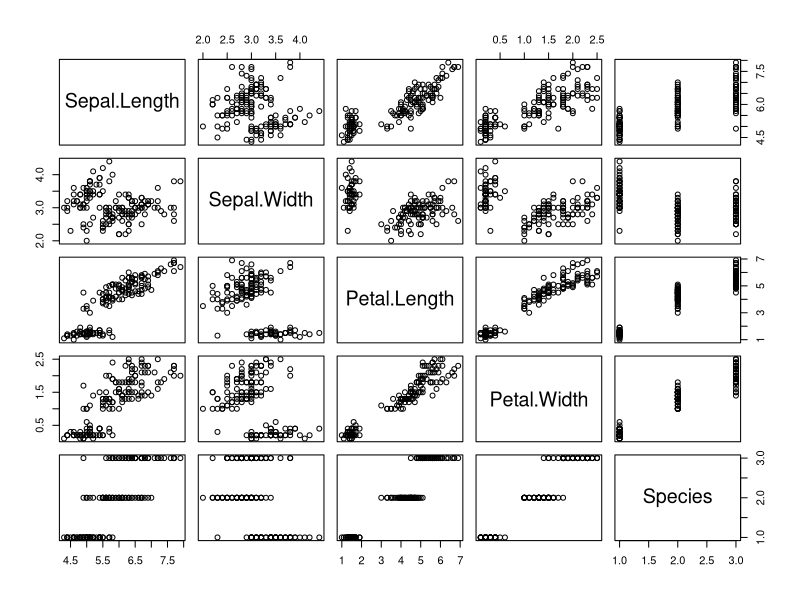
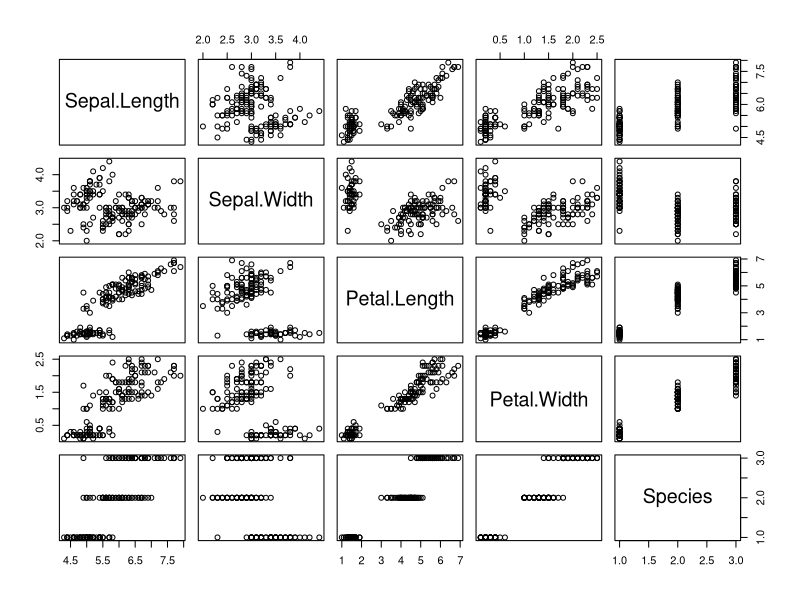
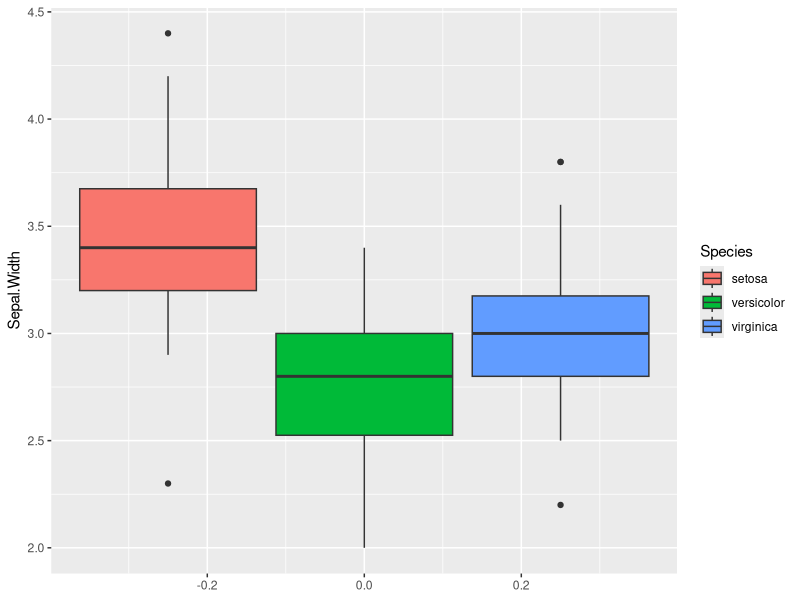
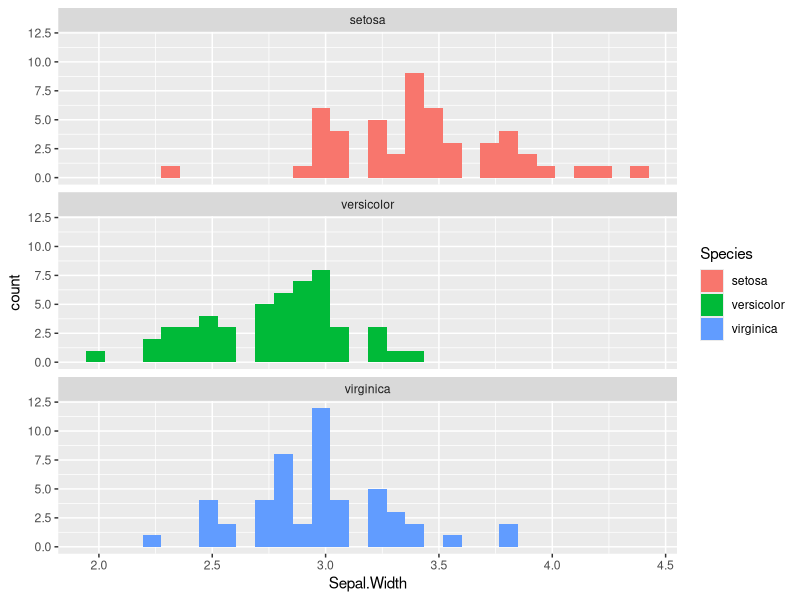
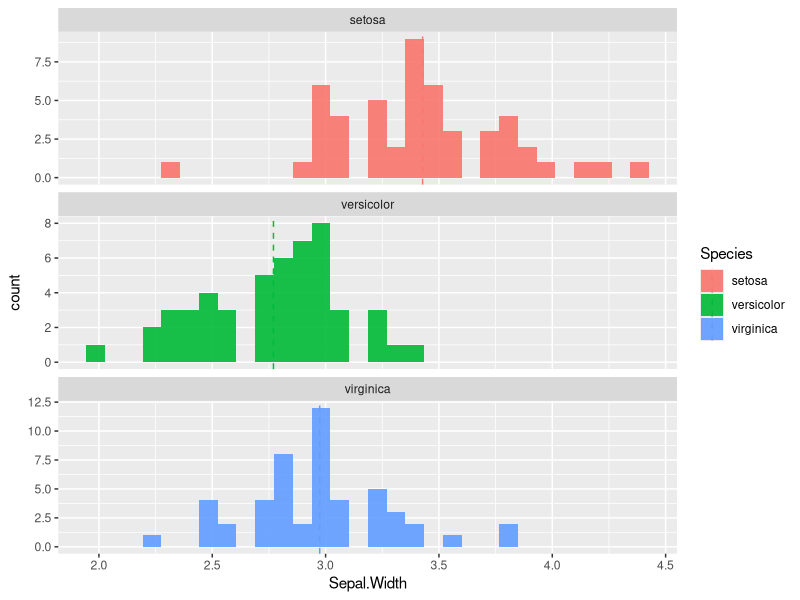
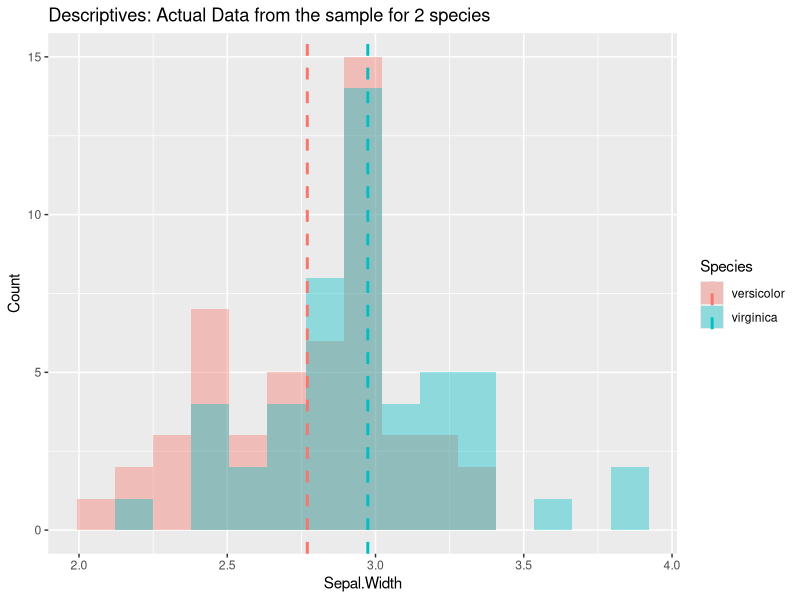
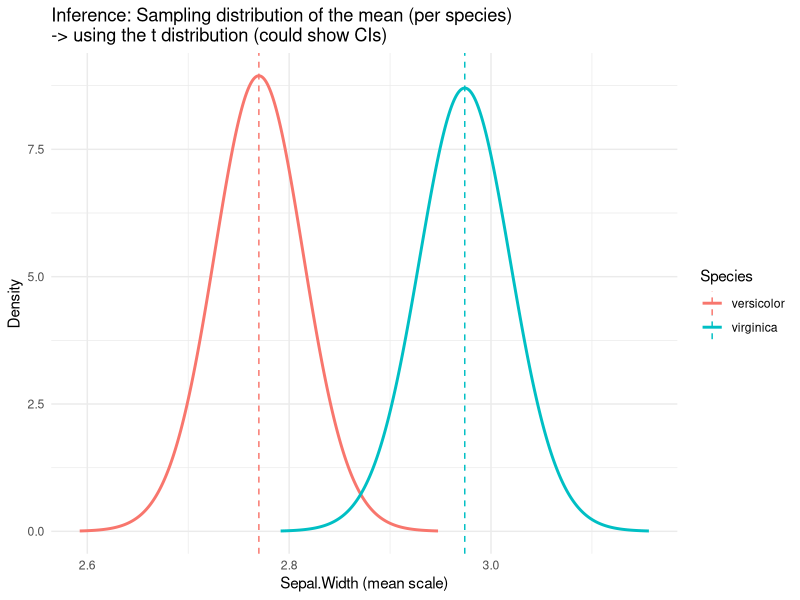
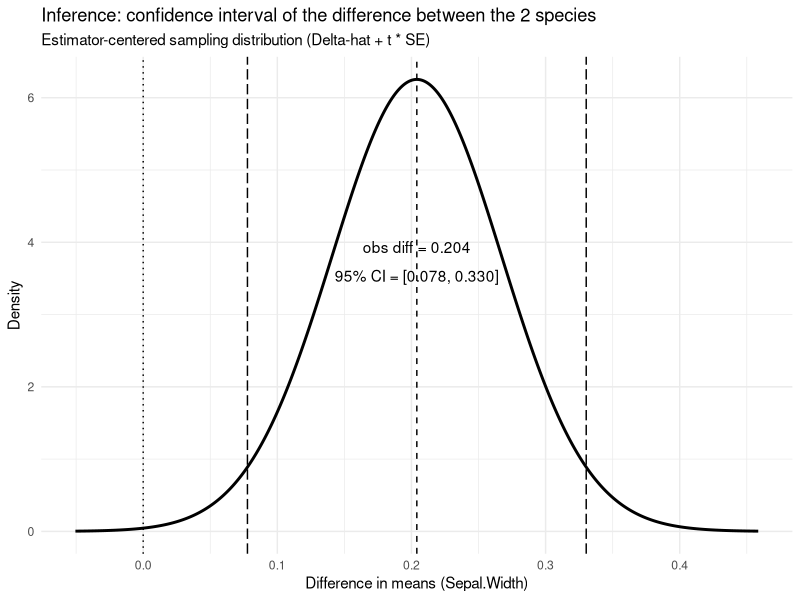

These figures' R source, in order:
library(tidyverse)
library(patchwork) # for plotting 

set.seed(123)

# Confidence Intervals & Hypothesis Testing (Student’s t)

#### Toolbox with main functions ####

##### Confidence Intervals #####

# here, we use the iris dataset as an example 
iris

plot(iris) # there are different species, but we will not consider this in the first part of the example

### One sample distribution: CIs of a mean
# Assumes independent and identically distributed (i.d.d) draws; uses t with length(x)-1 df and sd(x)/sqrt(n).
# t.test(x, conf.level = 0.95) and extract the CI from the test object using $conf.int

ci <- t.test(iris$Sepal.Width, conf.level = 0.95)$conf.int
ci                        # [lower, upper]
ci[1]; ci[2]              # extract bounds

# equivalent to:
x  <- iris$Sepal.Width
n  <- length(x)
m  <- mean(x)
se <- sd(x) / sqrt(n)
tcrit <- qt(0.975, df = n - 1) # similar to qnorm we used last week, this time we use the student distribution instead of a normal distribution
c(m - tcrit*se, m + tcrit*se) # again, c is just a way to create a vector object that contains both numbers. Here we don't store it but just print it

# >> already relevant: the ci is dependent on the distribution we want to draw the z-scores from (and the se calculation) -> assumptions!!

### For a one-sample proportion
# x = number of successes, n = trials
# prop.test(x, n, conf.level = 0.95)$conf.int   # CI with continuity correction
prop.test(1104, 1824, conf.level = 0.95)$conf.int   # >> look at the help function!

### For a two-sample difference in mean
# t.test(x1, x2, var.equal = FALSE)$conf.int
x1 <- c(2, 7, 2, 8, 10, 5)
x2 <- c(5, 8, 7, 9, 10, 10)

# Welch CI (unequal variances, default)
t.test(x1, x2, var.equal = FALSE)$conf.int

# Student (pooled) CI
t.test(x1, x2, var.equal = TRUE)$conf.int

# Welch = no assumption of equal variance;
# Student = assumes equal variance, slightly narrower CI if true.

# paired t.test

# Difference of paired observations, e.g. before vs after
t.test(x1, x2, paired = TRUE)$conf.int
# or
t.test(x1 - x2)$conf.int   # equivalent
# Assumes differences are approximately normal.

##### Hypothesis Testing: Student’s t #####

### One-sample t-test ###
# Tests whether the sample mean differs from a hypothesized population mean (μtest)
# Assumes i.i.d. draws and approximate normality of the sampling distribution.

# t.test(x, mu = μtest)
t.test(iris$Sepal.Width)   # H0: mean = 0, mean = 0, two-sided alternative by default
t.test(iris$Sepal.Width, mu = 3)   # H0: mean = 3, two-sided alternative by default

### Reading the output ###
# >> Each t.test() call reports:
#   t = test statistic t_obs = (mean(x) - μtest) / (sd(x)/√n) for a test with equal variance
#   df = degrees of freedom (n-1)
#   p-value = probability under H₀ (P(|T| ≥ |t_obs|))
#   confidence interval = range of plausible values, (the 95% CI for the mean or mean difference)
#   sample estimates = sample means (or differences)
#
# Note: the CI and the p-value are two views of the same inference.
# If the CI excludes μtest (or 0 for a difference), the p-value < α.

# Check a one-sided alternative:
t.test(iris$Sepal.Width, mu = 3, alternative = "greater")  # H1: mean > 3
t.test(iris$Sepal.Width, mu = 3, alternative = "less")     # H1: mean < 3

# equivalent manual calculation
x  <- iris$Sepal.Width
n  <- length(x)
m  <- mean(x)
se <- sd(x)/sqrt(n)
t_obs <- (m - 3)/se
pval  <- 2*pt(-abs(t_obs), df = n-1)
t_obs; pval

### Two-sample t-tests ###
# Compare means from two independent groups.
# t.test(x1, x2, var.equal = FALSE)  -> Welch test (default, unequal variances)
# t.test(x1, x2, var.equal = TRUE)   -> Student test (equal variances assumed)

x1 <- c(2, 7, 2, 8, 10, 5)
x2 <- c(5, 8, 7, 9, 10, 10)

t.test(x1, x2)                           # Welch two-sided test
t.test(x1, x2, var.equal = TRUE)         # Student (pooled) version

# One-sided alternatives:
t.test(x1, x2, alternative = "greater")  # H1: mean(x1) > mean(x2)
t.test(x1, x2, alternative = "less")     # H1: mean(x1) < mean(x2)

# Equivalent manual computation for Welch’s t
# n1 <- length(x1); n2 <- length(x2)
# s1 <- sd(x1); s2 <- sd(x2)
# m1 <- mean(x1); m2 <- mean(x2)
# SE_diff <- sqrt(s1^2/n1 + s2^2/n2)
# t_obs <- (m1 - m2)/SE_diff
# df_welch <- (s1^2/n1 + s2^2/n2)^2 /
#   ((s1^2/n1)^2/(n1-1) + (s2^2/n2)^2/(n2-1))
# pval <- 2*pt(-abs(t_obs), df = df_welch)
# t_obs; df_welch; pval

### Paired t-test ###
# Used when observations are matched (before–after, twin studies, etc.)
# Tests whether the mean difference (x1 - x2) is zero.

before <- c(3.2, 4.1, 3.8, 3.5, 4.0)
after  <- c(3.6, 4.4, 4.1, 3.7, 4.3)

t.test(before, after, paired = TRUE)     # two-sided by default
t.test(before, after, paired = TRUE, alternative = "greater")  # one-sided

# >> what are the assumptions of all these different tests? t.test with var.equal = T, t.test with var.equal = F?
# -> alternatives can be bootstraps, permutations, or non-parametric tests

# bonus example of a bootstrap ci
B <- 2000
boot_means <- replicate(B, mean(sample(iris$Sepal.Width, replace = TRUE)))
quantile(boot_means, c(0.025, 0.975))         # Percentile CI
# here is a great illustration of a permutation test for 2 samples: https://www.jwilber.me/permutationtest/


#### Comparing samples ####

plot(iris)

# compare populations

iris %>% 
  ggplot(aes(y = Sepal.Width, fill = Species))+
  geom_boxplot()

iris %>% 
  ggplot(aes(x = Sepal.Width, fill = Species))+
  geom_histogram(position = "identity")+
  facet_wrap(~Species, nrow = 3)

means <- iris %>% 
  group_by(Species) %>% 
  summarise(m = mean(Sepal.Width, na.rm = TRUE))

iris %>% 
  ggplot(aes(x = Sepal.Width, fill = Species)) +
  geom_histogram(position = "identity", alpha = 0.9) +
  facet_wrap(~Species, nrow = 3, scales = "free_y") +
  geom_vline(data = means, aes(xintercept = m, colour = Species),
             linetype = "dashed")

# how do we test whether two species have a different mean for that variable in the example?
# essentially we do an inference on the distribution of the mean of the original population from which these samples were drawn from:

# use the help to look at what t.test() does (e.g. what is the default behavior & assumptions? paired samples? equal variance?)
# >> t.test isn't actually a simple student t-test by default...

t.test(iris %>% #sample1
         filter(Species == "versicolor") %>% 
         pull(Sepal.Width),
       iris %>% #sample2
         filter(Species == "virginica") %>% 
         pull(Sepal.Width)
       )

t.test(iris %>% #sample1
         filter(Species == "virginica") %>% 
         pull(Sepal.Width),
       iris %>% #sample2
         filter(Species != "virginica") %>% 
         pull(Sepal.Width)
)

t.test(iris %>% #sample1
         filter(Species == "virginica") %>% 
         pull(Sepal.Width),
       iris %>% #sample2
         filter(Species != "virginica") %>% 
         pull(Sepal.Width),
       alternative = "greater"
)

t.test(iris %>% #sample1
         filter(Species == "virginica") %>% 
         pull(Sepal.Width),
       iris %>% #sample2
         filter(Species != "virginica") %>% 
         pull(Sepal.Width),
       alternative = "less"
)

# >> it is fairly easy to run a t.test (welch, proportion, or other 1 or 2 sample, one or two sided tests)
# >> what might be more complicated, is to understand what a test actually does. 
# >> the following code, and resulting plots are meant to explore concepts that go from
# >> the description of 2 plant samples (and the width of their sepal)
# >> to the test statistic that evaluates how likely the two samples are coming from different populations.

# >> I would like to spend some time discussing the final plot. If one concept is not clear to you, maybe the code can help clarify it. 
# >> if the code doesn't help, you can talk to us, go back to Agresti, or use a ChatBot to explain it.

#### Visualizing how a t.test works #### 
# pick the two species to compare
pair <- c("virginica","versicolor")

dat2 <- iris %>% filter(Species %in% pair)

# Welch t-test on Sepal.Width
t.test(Sepal.Width ~ Species, data = dat2)

# Per-species summaries
summ <- dat2 %>% 
  group_by(Species) %>% 
  summarise(n = dplyr::n(),
            mean = mean(Sepal.Width),
            sd = sd(Sepal.Width),
            se = sd/sqrt(n),
            df = n - 1)

p0 <- dat2 %>% 
  ggplot(aes(x = Sepal.Width, fill = Species)) +
  geom_histogram(position = "identity", alpha = 0.4, bins = 15) +
  geom_vline(data = summ, aes(xintercept = mean, colour = Species),
             linetype = "dashed", linewidth = 1)+
  labs(title= "Descriptives: Actual Data from the sample for 2 species",
       y = "Count")

p0

# 1) Per-species sampling distribution of the mean:
#    X = mean + t * se,   f_X(x) = dt(t, df)/se
tgrid <- tibble(t = seq(-4, 4, length.out = 501))
mean_dens <- summ %>% 
  crossing(tgrid) %>%
  mutate(x = mean + t*se,
         density = dt(t, df)/se)

p1 <- ggplot(mean_dens, aes(x = x, y = density, color = Species)) +
  geom_line(linewidth = 1) +
  geom_vline(data = summ, aes(xintercept = mean, color = Species), linetype = "dashed") +
  labs(title = "Inference: Sampling distribution of the mean (per species)\n-> using the t distribution (could show CIs)",
       x = "Sepal.Width (mean scale)", y = "Density") +
  theme_minimal()

p1

# 2) Sampling distribution of the mean difference (Welch):
#    D = (m1 - m2) + t * SE_diff,  df = Welch-Satterthwaite
s1 <- summ %>% filter(Species == pair[1])
s2 <- summ %>% filter(Species == pair[2])

SE_diff <- sqrt(s1$sd^2/s1$n + s2$sd^2/s2$n)
diff_hat <- s1$mean - s2$mean

# Welch df
df_welch <- (s1$sd^2/s1$n + s2$sd^2/s2$n)^2 /
  ((s1$sd^2/s1$n)^2/(s1$n-1) + (s2$sd^2/s2$n)^2/(s2$n-1))

tgrid2 <- tibble(t = seq(-4, 4, length.out = 1000))
diff_dens <- tgrid2 %>%
  transmute(x = diff_hat + t*SE_diff,
            density = dt(t, df = df_welch)/SE_diff)

# 95% CI via Welch t
tcrit   <- qt(0.975, df = df_welch)
ci_low  <- diff_hat - tcrit * SE_diff
ci_high <- diff_hat + tcrit * SE_diff

p2 <- ggplot(diff_dens, aes(x = x, y = density)) +
  geom_line(linewidth = 1) +
  geom_vline(xintercept = 0, linetype = "dotted") +      # null difference
  geom_vline(xintercept = diff_hat, linetype = "dashed") +# observed diff
  geom_vline(xintercept = c(ci_low, ci_high), linetype = "longdash") +  # 95% CI
  annotate("text",
           x = diff_hat, y = max(diff_dens$density)*0.6,
           vjust = -0.6, label = sprintf("obs diff = %.3f", diff_hat)) +
  annotate("text",
           x = (ci_low + ci_high)/2, y = max(diff_dens$density)*0.6,
           vjust = 1.8, label = sprintf("95%% CI = [%.3f, %.3f]", ci_low, ci_high)) +
  labs(
    title = "Inference: confidence interval of the difference between the 2 species",
    subtitle = "Estimator-centered sampling distribution (Delta-hat + t * SE)",
    x = "Difference in means (Sepal.Width)", y = "Density"
  ) +
  theme_minimal()

p2

t_obs <- diff_hat / SE_diff
pval  <- 2 * pt(-abs(t_obs), df = df_welch)

tgrid3 <- tibble(t = seq(-5, 5, length.out = 2001))
null_dens <- tgrid3 %>%
  transmute(
    t = t,
    density = dt(t, df = df_welch) / SE_diff  # change-of-variables
  )

p3 <- ggplot(null_dens, aes(x = t, y = density)) +
  geom_line(linewidth = 1) +
  geom_area(data = subset(null_dens, t >= t_obs), fill = "red", alpha = 0.25) +
  geom_area(data = subset(null_dens, t <= -t_obs), fill = "red", alpha = 0.25) +
  geom_vline(xintercept = 0, linetype = "dotted") +        # H0 center
  geom_vline(xintercept = t_obs, linetype = "dashed") + # observed diff
  labs(
    title = "Inference + Test: Null distribution of the t-statistic (Welch)",
    subtitle = sprintf("t_obs = %.2f, df = %.1f, two-sided p = %.3g",
                       t_obs, df_welch, pval),
    y = "Density"
  ) +
  theme_minimal()

wrap_plots(p0, p1, p2, p3, ncol = 2)

# >> once we have understood the different steps going through this visualization, we can be more comfortable to just type in a t.test(sample1, sample2) line ;)....
t.test(iris %>% #sample1
         filter(Species == "versicolor") %>% 
         pull(Sepal.Width),
       iris %>% #sample2
         filter(Species == "virginica") %>% 
         pull(Sepal.Width)
)



